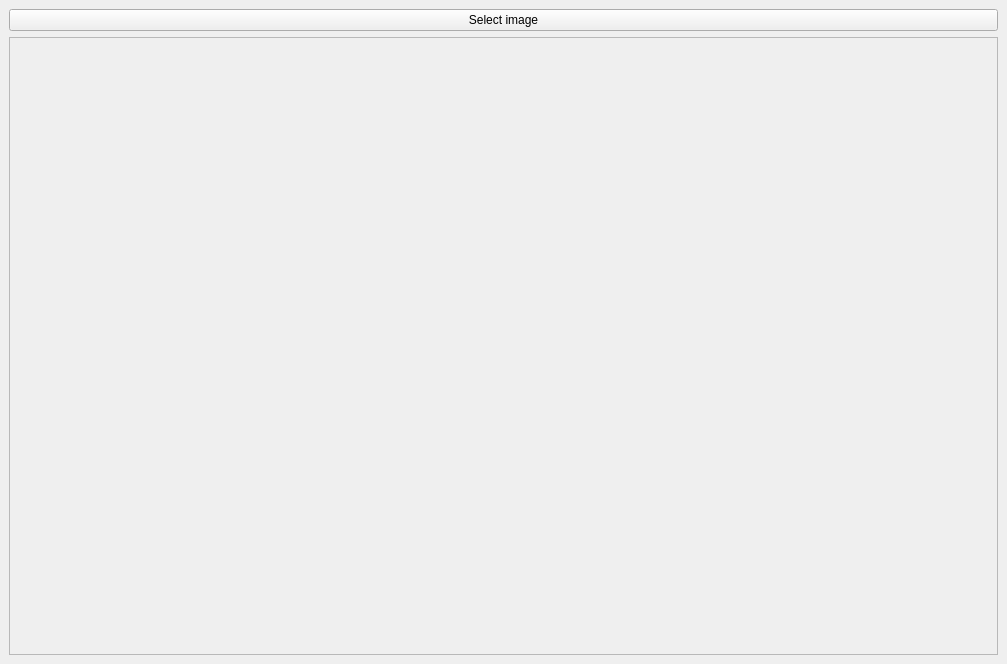
<?xml version="1.0" encoding="UTF-8"?>
<ui version="4.0">
 <class>MainWindow</class>
 <widget class="QMainWindow" name="MainWindow">
  <property name="geometry">
   <rect>
    <x>0</x>
    <y>0</y>
    <width>1007</width>
    <height>664</height>
   </rect>
  </property>
  <property name="windowTitle">
   <string>MainWindow</string>
  </property>
  <widget class="QWidget" name="centralwidget">
   <layout class="QVBoxLayout" name="verticalLayout">
    <item>
     <widget class="QPushButton" name="select">
      <property name="text">
       <string>Select image</string>
      </property>
     </widget>
    </item>
    <item>
     <widget class="QScrollArea" name="scrollArea">
      <property name="widgetResizable">
       <bool>true</bool>
      </property>
      <widget class="QWidget" name="scrollAreaWidgetContents">
       <property name="geometry">
        <rect>
         <x>0</x>
         <y>0</y>
         <width>987</width>
         <height>615</height>
        </rect>
       </property>
       <layout class="QHBoxLayout" name="horizontalLayout">
        <item>
         <widget class="QLabel" name="label">
          <property name="text">
           <string/>
          </property>
         </widget>
        </item>
       </layout>
      </widget>
     </widget>
    </item>
   </layout>
  </widget>
 </widget>
 <resources/>
 <connections/>
</ui>
